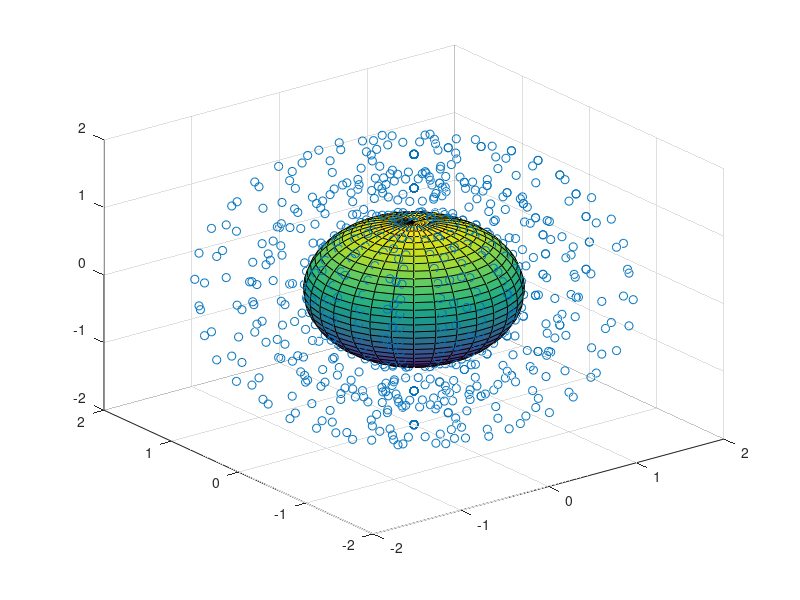

This figure's MATLAB source:
 k       = 5;
 n       = 2^k-1;
 [x,y,z] = sphere(n);
 surf(x,y,z);
 get(gcf, 'Renderer')
 hold on
 [X,Y,Z] = sphere(16);
 xx = 2*[0.5*X(:); 0.75*X(:); X(:)];
 yy = 2*[0.5*Y(:); 0.75*Y(:); Y(:)];
 zz = 2*[0.5*Z(:); 0.75*Z(:); Z(:)];
 scatter3(xx,yy,zz)
 get(gcf, 'Renderer')